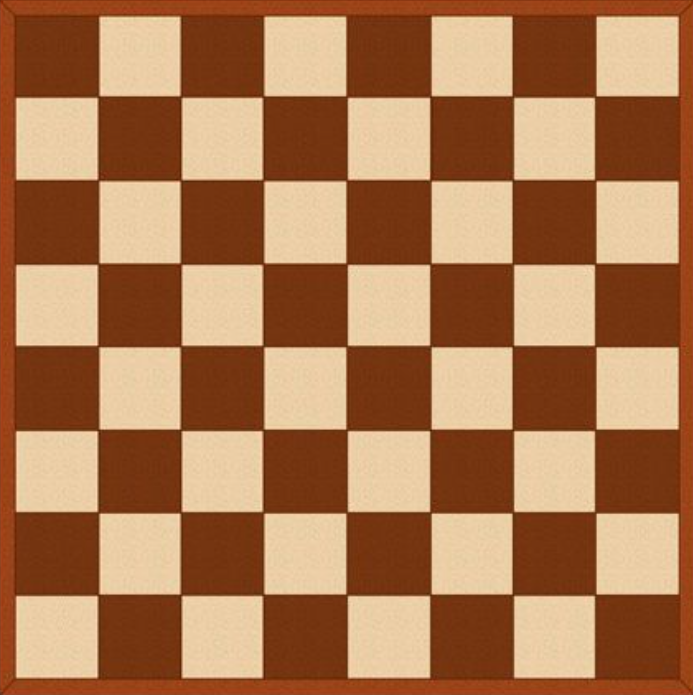
#> input picture OpenCV/chessboard.png, 693 x 695 px
$ python corner_detection.py
#> lines starting #> are read from the running program, lines starting #| are printed output that depends on the picture; after the words box and inside, x2 and y2 are one past the last pixel; in counts of white or black regions, pixels touching at a corner belong together
import cv2 as cv
import numpy as np

img = cv.imread("chessboard.png")
#> img is the input picture: shape (695, 693, 3); mean B, G, R 82.6, 121, 171.5
# cv.imshow("Chessboard", img)
# cv.waitKey(0)

gray_img = cv.cvtColor(img, cv.COLOR_BGR2GRAY)
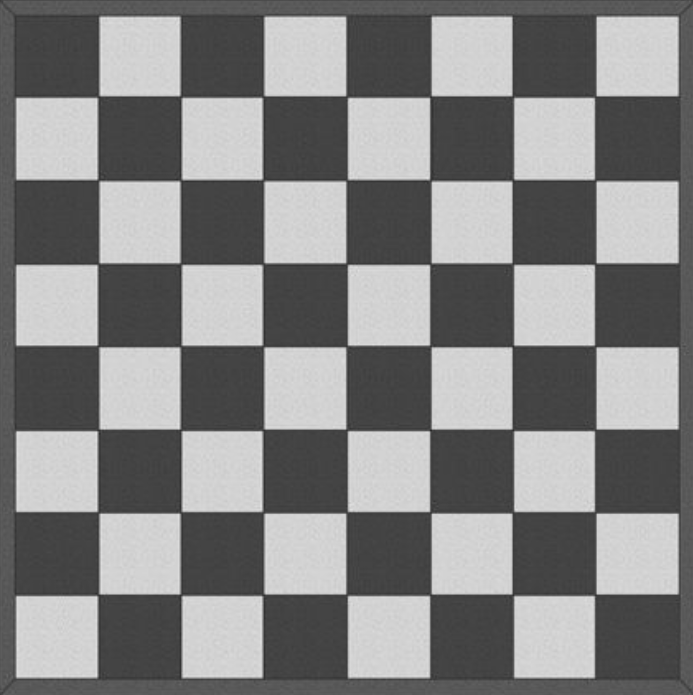
#> gray_img: shape (695, 693); min 42, max 228, mean 131.7
corners = cv.goodFeaturesToTrack(gray_img, 100, 0.05, 10)
#> corners = 79 rows, first 8: [597, 514], [597, 428], [597, 593], [597, 95], [511, 514], [511, 593], [345, 428], [597, 348]
corners = np.intp(corners)

xlist, ylist = [], []
for corner in corners:
    x, y = np.ravel(corner)
    img = cv.circle(img, (x, y), 5, (255, 0, 255), -1)
#> this loop made 79 passes
#> (x, y) on passes 1 to 12: (597, 514), (597, 428), (597, 593), (597, 95), (511, 514), (511, 593), (345, 428), (597, 348), (432, 428), (432, 514), (511, 95), (96, 344)
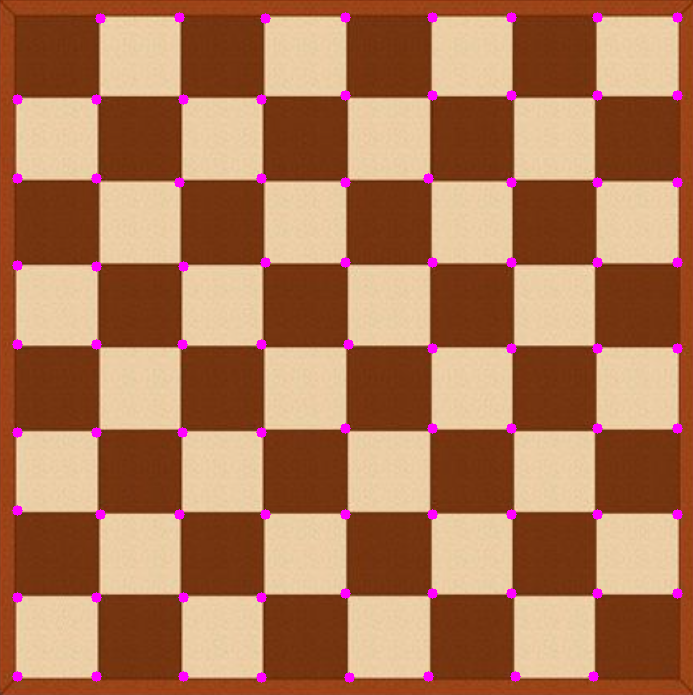
#> img: shape (695, 693, 3); mean B, G, R 85, 119.5, 172.7

for i in range(len(corners)):
    pt1 = np.ravel(corners[i])
    darr = []
    dmin = 1000
    corner1 = tuple(pt1)
    for j in range(i + 1, len(corners)):
        pt2 = np.ravel(corners[j])
        d = np.linalg.norm(pt1 - pt2)
        darr.append(d)
        if d < dmin:
            corner2 = tuple(pt2)
    color = tuple(map(int, np.random.randint(0, 255, size = 3)))
    img = cv.line(img, corner1, corner2, color, 1)
#> this loop made 79 passes
#> (corner1, color) on passes 1 to 12: ((597, 514), (172, 47, 117)), ((597, 428), (192, 67, 251)), ((597, 593), (195, 103, 9)), ((597, 95), (211, 21, 242)), ((511, 514), (36, 87, 70)), ((511, 593), (216, 88, 140)), ((345, 428), (58, 193, 230)), ((597, 348), (39, 87, 174)), ((432, 428), (88, 81, 165)), ((432, 514), (25, 77, 72)), ((511, 95), (9, 148, 115)), ((96, 344), (208, 243, 197))
#> pass 1, `img = cv.line(img, corner1, corner2, color, 1)`:
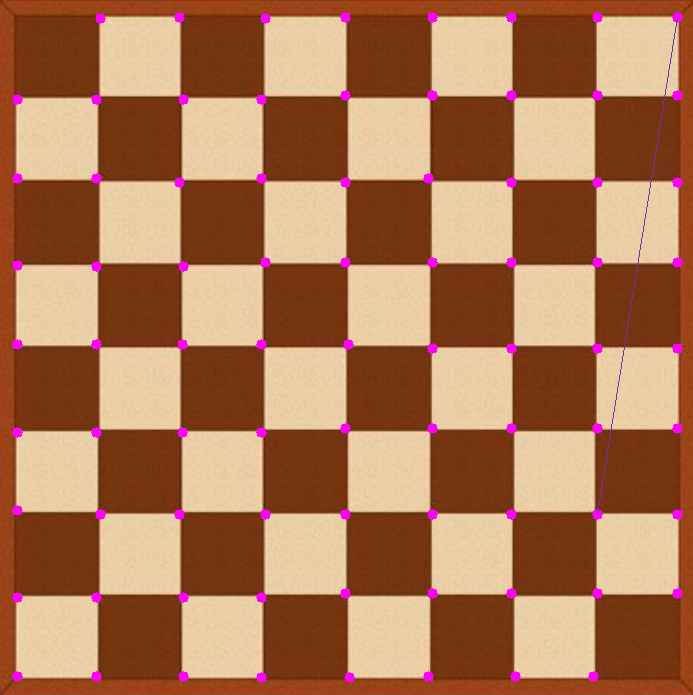
#> img: shape (695, 693, 3); 0.1% of pixels changed, all inside (x1, y1, x2, y2) = (597, 17, 678, 515)
#> pass 2, `img = cv.line(img, corner1, corner2, color, 1)`:
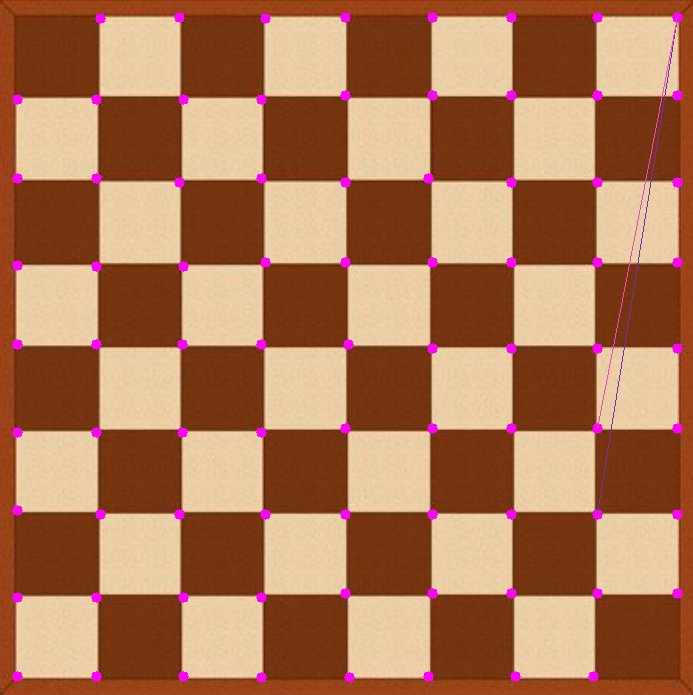
#> img: shape (695, 693, 3); 0.09% of pixels changed, all inside (x1, y1, x2, y2) = (597, 17, 678, 429)
#> pass 3, `img = cv.line(img, corner1, corner2, color, 1)`:
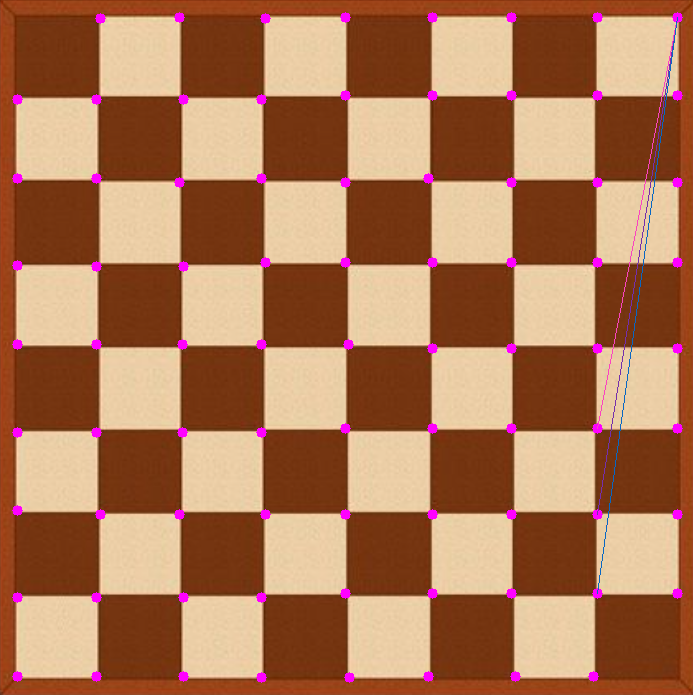
#> img: shape (695, 693, 3); 0.12% of pixels changed, all inside (x1, y1, x2, y2) = (597, 17, 678, 594)
#> after the loop:
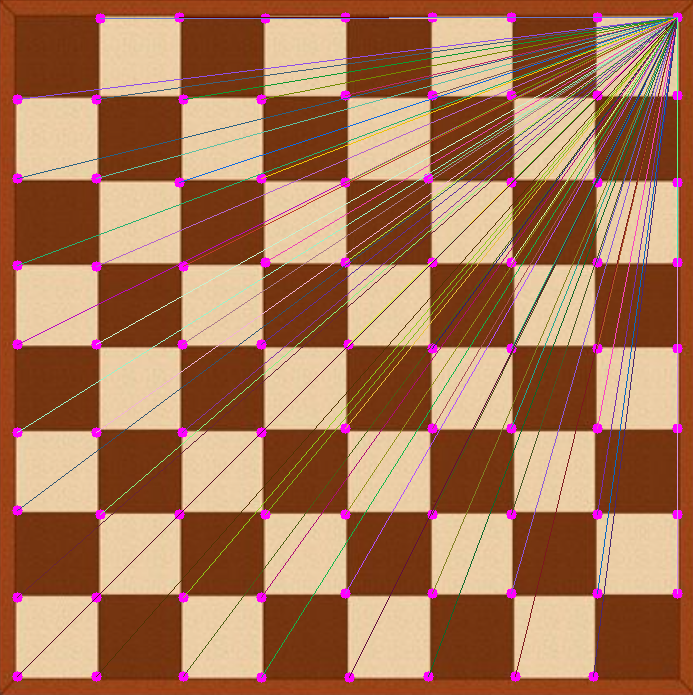
#> img: shape (695, 693, 3); 5.62% of pixels changed, all inside (x1, y1, x2, y2) = (17, 17, 678, 678)

# cv.imshow("Grayscale Chessboard", gray_img)
cv.imshow("Corners in a chessboard", img)
cv.waitKey(0)

cv.destroyAllWindows()
